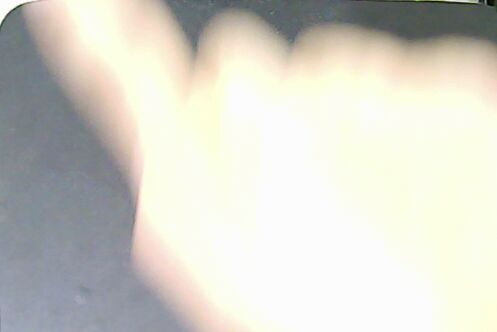
#> input picture tradition/hand/images/04.jpg, 497 x 332 px, found by its file name
$ python contour_detect2.py   (older library calls are emulated)
#> lines starting #> are read from the running program, lines starting #| are printed output that depends on the picture; after the words box and inside, x2 and y2 are one past the last pixel; in counts of white or black regions, pixels touching at a corner belong together
#> in find_contour, rgb_img is the input picture: shape (332, 497, 3); mean B, G, R 201.7, 210.4, 211.8
import os
import cv2
import numpy as np
import os
import shutil
import time
import random
import math
import functools

def _find_minrect(img, image_name, output_dir=None, debug_type=0, thresh_x = 120, morphology = False, channel='all', overlapthresh=.3):
    # param@debug_type:0,not debug; 1,store bbox file; 2,store middle caculate file; 3,show window
#> called with image_name = '04.jpg', output_dir = 'tradition/edge/images/contour', debug_type = 2, thresh_x = 120, morphology = False, channel = 'all', overlapthresh = 0.7
    source = img.copy()

    # step1: blur image
    max_area = source.shape[0] * source.shape[1]
#> max_area = 165004
    # Apply gaussian blur to the grayscale image
    # blur = cv2.pyrMeanShiftFiltering(source, 31, 91)
    sharpen = source
    # blur = cv2.pyrMeanShiftFiltering(source, 21, 51)
    # kernel_sharpen = np.array([[-1,-1,-1,-1,-1],
    #                            [-1,2,2,2,-1],
    #                            [-1,2,8,2,-1],
    #                            [-2,2,2,2,-1],
    #                            [-1,-1,-1,-1,-1]])/8.0
    # kernel_sharpen = np.array([[-1, -1, -1], [-1, 9, -1], [-1, -1, -1]])
    # sharpen = cv2.filter2D(sharpen, -1, kernel_sharpen)
    if channel == 'all':
        sharpen = cv2.cvtColor(sharpen, cv2.COLOR_BGR2GRAY)
    else:
        b, g, r = cv2.split(sharpen)
        if channel == 'b':
            sharpen = b
        elif channel == 'g':
            sharpen = g
        elif channel == 'r':
            sharpen = r
        else:
            sharpen = cv2.cvtColor(sharpen, cv2.COLOR_BGR2GRAY)


    # [5 lines of commented-out code are left out]
    if debug_type>1:
        sharpen_path = os.path.join(output_dir, channel+'_'+'sharpen_'+image_name)
        cv2.imwrite(sharpen_path, sharpen)

    # step2: sobel caculate edges
    # kernel = cv2.getStructuringElement(cv2.MORPH_RECT, (3, 3))
    x = cv2.Sobel(sharpen, cv2.CV_64F, 1, 0, ksize=-1)
    y = cv2.Sobel(sharpen, cv2.CV_64F, 0, 1, ksize=-1)
    edges = cv2.subtract(x, y)
    edges = cv2.convertScaleAbs(edges)
    # [13 lines of commented-out code are left out]
    if debug_type>1:
        edges_path = os.path.join(output_dir, channel+'_'+'edges_'+image_name)
        cv2.imwrite(edges_path, edges)

    # step3: binary edges
    _, thresh1 = cv2.threshold(edges, thresh_x, 255, cv2.THRESH_BINARY)
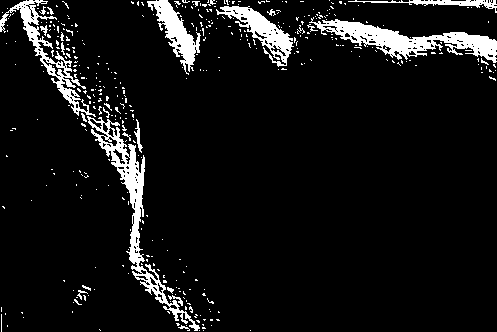
#> thresh1: shape (332, 497); 7.8% white; 396 white regions (370 under 20 px)
    thresh2 = thresh1
    # kernel = cv2.getStructuringElement(cv2.MORPH_RECT, (3, 3))
    # thresh2 = cv2.erode(thresh2, kernel)
    if morphology:
        kernel = cv2.getStructuringElement(cv2.MORPH_RECT, (3, 3))
        thresh2 = cv2.morphologyEx(thresh2, cv2.MORPH_CLOSE, kernel)
    # [9 lines of commented-out code are left out]
    if debug_type>1:
        thresh1_path = os.path.join(output_dir, channel+'_'+'thresh1_'+image_name)
        cv2.imwrite(thresh1_path, thresh1)
        if morphology:
            thresh2_path = os.path.join(output_dir, channel+'_'+'thresh2_' + image_name)
            cv2.imwrite(thresh2_path, thresh2)

    # Find the edges
    # edges = cv2.Canny(gray,x1,x2)
    # edges = gray

    # step4: Detect contours
    _, contours, _ = cv2.findContours(thresh2, cv2.RETR_LIST, cv2.CHAIN_APPROX_SIMPLE)
#> contours = 566 contours, 532 with area under 20; largest, box (x1, y1, x2, y2) and area: (309, 17, 497, 63) 2869, (87, 116, 200, 331) 2839, (0, 0, 96, 117) 1472, (216, 6, 294, 67) 1428, (147, 0, 201, 75) 1236
    print('find contours: {}'.format(len(contours)))
#| find contours: 566
    # print('first contour: {}'.format(contours[0]))

    # step5: contour filter with area
    area_to_contour = {}
    for cnt in contours:
        cnt = cv2.convexHull(cnt, returnPoints=True)
        leftmost = cnt[cnt[:, :, 0].argmin()][0][0]
        rightmost = cnt[cnt[:, :, 0].argmax()][0][0]
        topmost = cnt[cnt[:, :, 1].argmin()][0][1]
        bottommost = cnt[cnt[:, :, 1].argmax()][0][1]

        # print('%d,%d,%d,%d' %(leftmost,rightmost,topmost,bottommost))
        # return
        area = (bottommost-topmost) * (rightmost-leftmost)
        if area < max_area/100: # 去除面积过小的物体
            continue
        # if area > max_area*.9: # 去除面积过大的物体
        #     continue
        area_to_contour[area] = cnt
#> this loop made 566 passes
#> (leftmost, rightmost, topmost, bottommost, area) on passes 8, 30, 35: (178, 189, 325, 330, 55), (169, 177, 304, 309, 40), (74, 81, 299, 304, 35)
#> after the loop, area_to_contour = 6 items
        # print(tuple(cnt[cnt[:, :, 0].argmin()][0]))
        # print(tuple(cnt[cnt[:, :, 0].argmax()][0]))

    # step6: caculate bounding box and draw contours
    drawing_contours = np.zeros(source.shape, np.uint8)
    areas = sorted(area_to_contour, reverse=True)
#> areas = [23968, 11020, 8415, 4620, 3922, 1776]
    index = 0
    min_rectes = []
    for area in areas:
        index += 1
        # if index > top_n:
        #     break
        cnt = area_to_contour[area]
        color = np.random.randint(0, 255, (3)).tolist()  # Select a random color
        if debug_type > 1:
            cv2.drawContours(drawing_contours, [cnt], 0, color, 1)
        min_rect = cv2.minAreaRect(cnt)
        min_rectes.append(min_rect)
#> this loop made 6 passes
#> (area, color, min_rect) on passes 1 to 6: (23968, [172, 47, 117], ((140.9, 223.4), (46.82, 237.5), -17.93)), (11020, [192, 67, 251], ((59.6, 55.51), (54.93, 137.1), -42.41)), (8415, [195, 103, 9], ((402.4, 42.57), (33.58, 190), -84.16)), (4620, [211, 21, 242], ((258.1, 28.84), (31.71, 89.56), -48.89)), (3922, [36, 87, 70], ((179.2, 30.56), (31.54, 83.71), -30.58)), (1776, [216, 88, 140], ((422.4, 0.571), (11.97, 148.4), -85.72))
#> after the loop, index = 6; min_rectes = [((140.9, 223.4), (46.82, 237.5), -17.93), ((59.6, 55.51), (54.93, 137.1), -42.41), ((402.4, 42.57), (33.58, 190), -84.16), ((258.1, 28.84), (31.71, 89.56), -48.89), ((179.2, 30.56), (31.54, 83.71), -30.58), ((422.4, 0.571), (11.97, 148.4), -85.72)]
        # if debug_type > 1:
        #     drawing_contours = cv2.rectangle(drawing_contours, (x, y), (x + w, y + h), (0, 255, 0), 2)

    if debug_type>1:
        contours_path = os.path.join(output_dir, channel+'_'+'contours_'+image_name)
        cv2.imwrite(contours_path, drawing_contours)

    # step7: nms min rect
    # min_rectes = _non_max_suppression_minrect(min_rectes, .3)
    if debug_type > 1 and len(min_rectes) > 0:
        minrect = np.copy(source)
        for min_rect in min_rectes:
            points = cv2.boxPoints(min_rect)
            points = np.int0(points)
            minrect = cv2.drawContours(minrect,[points],0,(0, 0, 255),1)
#> this loop made 6 passes
#> (min_rect, points) on passes 1 to 6: (((140.9, 223.4), (46.82, 237.5), -17.93), [[155, 343], [82, 117], [126, 103], [199, 329]]), (((59.6, 55.51), (54.93, 137.1), -42.41), [[85, 124], [-6, 23], [33, -13], [126, 87]]), (((402.4, 42.57), (33.58, 190), -84.16), [[495, 68], [306, 49], [309, 16], [498, 35]]), (((258.1, 28.84), (31.71, 89.56), -48.89), [[281, 70], [213, 11], [234, -12], [302, 46]]), (((179.2, 30.56), (31.54, 83.71), -30.58), [[186, 74], [144, 2], [171, -13], [214, 58]]), (((422.4, 0.571), (11.97, 148.4), -85.72), [[495, 12], [348, 0], [348, -10], [496, 0]])
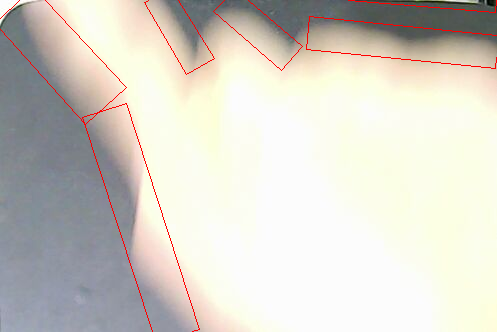
#> minrect: shape (332, 497, 3); mean B, G, R 200.1, 208.8, 212.6
        minrect_path = os.path.join(output_dir, channel+'_'+'minrect_'+image_name)
        cv2.imwrite(minrect_path, minrect)


    if debug_type>2:
        cv2.imshow(channel+'_'+'input', sharpen)
        cv2.imshow(channel+'_'+'edges', edges)
        cv2.imshow(channel+'_'+'thresh1', thresh1)
        if morphology:
            cv2.imshow(channel+'_'+'thresh2', thresh2)
        cv2.imshow(channel+'_'+'drawing_contours', drawing_contours)

    return min_rectes


class Point(object):
    def __init__(self, x, y):
        self.x = x
        self.y = y

    def __str__(self):
        return '[{},{}]'.format(self.x,self.y)


def cmp(a, b, c):
    if a.x-c.x >= 0 and b.x-c.x < 0:
        return -1
    if a.x-c.x == 0 and b.x-c.x == 0:
        # return a.y > b.y
        if a.y > b.y:
            return -1
        elif a.y < b.y:
            return 1
        return 0
    det = (a.x - c.x) * (b.y - c.y) - (b.x - c.x) * (a.y - c.y)
    if det < 0:
        return 1
    if det > 0:
        return -1
    d1 = (a.x - c.x) * (a.x - c.x) + (a.y - c.y) * (a.y - c.y)
    d2 = (b.x - c.x) * (b.x - c.x) + (b.y - c.y) * (b.y - c.y)
    # return d1 > d2
    if d1 > d2:
        return -1
    elif d1 < d2:
        return 1
    return 0

def _rotated_rectangle_intersection_area(s_rect,m_rect,debug=False):
    r1 = cv2.rotatedRectangleIntersection(s_rect, m_rect)
    if r1[0] == 0:
        return 0, None
    elif r1[0] == 2:
        return s_rect[1][0]*s_rect[1][1], None

    x = 0
    y = 0
    p = []
    len_p = r1[1].shape[0]
    for i in range(len_p):
        p.append(Point(r1[1][i][0][0], r1[1][i][0][1]))
        x += r1[1][i][0][0]
        y += r1[1][i][0][1]

    c = Point(x / len_p, y / len_p)

    if debug:
        print('source:{}'.format(''.join(map(str,p))))

    pp = sorted(p, key=functools.cmp_to_key(lambda x, y: cmp(x, y, c)))
    if debug:
        print('sorted:{}'.format(''.join(map(str,pp))))
    r = np.full((len_p, 2), 0.0, dtype='float32')
    for i in range(len(pp)):
        r[i][0] = pp[i].x
        r[i][1] = pp[i].y
    r2 = cv2.contourArea(r)
    return (r2,r)

def _non_max_suppression_minrect(min_rectes, overlapThresh, debug = False, source_image=None, output_dir=None):
    # if there are no boxes, return an empty list
    if len(min_rectes) == 0:
        return []


    # initialize the list of picked indexes
    pick = []

    # compute the area of the bounding boxes and sort the bounding
    # boxes by the bottom-right y-coordinate of the bounding box
    area_list = []
    for min_rect in min_rectes:
        area_list.append(min_rect[1][0]*min_rect[1][1])

    area = np.asarray(area_list)
    idxs = np.argsort(area)

    # keep looping while some indexes still remain in the indexes
    # list
    while len(idxs) > 0:
        # grab the last index in the indexes list and add the
        # index value to the list of picked indexes
        last = len(idxs) - 1
        i = idxs[last]
        pick.append(i)
        if debug:
            print('main:index:%d, center:%d,%d;w*h:%d,%d;theta:%d' % ( i,
                min_rectes[i][0][0], min_rectes[i][0][1], min_rectes[i][1][0], min_rectes[i][1][1], min_rectes[i][2]))

        need_del = []
        for index in range(last):
            j = idxs[index]
            # print(j, min_rectes[j])
            intersection_area, intersection = _rotated_rectangle_intersection_area(min_rectes[j],min_rectes[i])

            # compute the ratio of overlap
            overlap = intersection_area / area[j]
            if debug:
                print('%d,%d,%.2f' %(j,i,overlap))
            if overlap > overlapThresh:
                need_del.append(index)
            elif debug:
                print('comp:index:%d, center:%d,%d;w*h:%d,%d;theta:%d' % (j,
                                                                     min_rectes[j][0][0], min_rectes[j][0][1],
                                                                     min_rectes[j][1][0], min_rectes[j][1][1],
                                                                     min_rectes[j][2]))
                drawing_contours = np.zeros(source_image.shape, np.uint8)
                points = cv2.boxPoints(min_rectes[j])
                points = np.int0(points)
                color = np.random.randint(0, 255, (3)).tolist()  # Select a random color
                cv2.drawContours(drawing_contours, [points], 0, color, 1)
                points = cv2.boxPoints(min_rectes[i])
                points = np.int0(points)
                color = np.random.randint(0, 255, (3)).tolist()  # Select a random color
                cv2.drawContours(drawing_contours, [points], 0, color, 1)
                if intersection is not None:
                    cv2.drawContours(drawing_contours, [np.asarray(intersection,np.int)], 0, color, 1)
                output_path = os.path.join(output_dir, 'intersection_%d_%d.jpg' % (j, i))
                cv2.imwrite(output_path, drawing_contours)

        # delete all indexes from the index list that have
        idxs = np.delete(idxs, np.concatenate(([last],np.asarray(need_del))))

    if debug:
        print(pick)
    # return only the bounding boxes that were picked using the
    # integer data type
    ret_min_rectes = []
    for index in pick:
        ret_min_rectes.append(min_rectes[index])
    return ret_min_rectes

def find_contour(rgb_path, depth_path, table_z,output_dir=None, debug_type=1, thresh_x = 120, morphology = False, overlapthresh=.3):
    image_dir, image_name = os.path.split(rgb_path)
    if output_dir is None:
        output_dir = image_dir
    if not os.path.isdir(output_dir):
        os.mkdir(output_dir)

    # step0: read image
    rgb_img = cv2.imread(rgb_path)

    all_minrectes = _find_minrect(rgb_img, image_name, output_dir, debug_type=debug_type, thresh_x=thresh_x, morphology=morphology, channel='all', overlapthresh=overlapthresh)
#> all_minrectes has the same summary as min_rectes in _find_minrect
    r_minrectes = _find_minrect(rgb_img, image_name, output_dir, debug_type=debug_type, thresh_x=thresh_x, morphology=morphology, channel='r', overlapthresh=overlapthresh)
#> in _find_minrect (call 2), `_, thresh1 = cv2.threshold(edges, thresh_x, 255, cv2.THRESH_BINARY)`: thresh1: shape (332, 497); 9.9% white; 303 white regions (284 under 20 px)
#> in _find_minrect (call 2), `_, contours, _ = cv2.findContours(thresh2, cv2.RETR_LIST, cv2.CHAIN_AP..`: contours = 557 contours, 513 with area under 20; largest, box (x1, y1, x2, y2) and area: (0, 0, 215, 332) 8423, (310, 14, 497, 69) 3253, (216, 1, 296, 66) 1691, (146, 0, 201, 80) 1484, (70, 62, 100, 117) 538
#| find contours: 557
#> the loop in _find_minrect (call 2), `for cnt in contours:` made 557 passes
#> (leftmost, rightmost, topmost, bottommost, area) on passes 10, 11, 22: (194, 201, 320, 328, 56), (186, 191, 318, 327, 45), (186, 191, 306, 315, 45)
#> the loop in _find_minrect (call 2), `for area in areas:` made 5 passes
#> area on passes 1 to 5: 70834, 10044, 5056, 4266, 1937
#> the loop in _find_minrect (call 2), `for min_rect in min_rectes:` made 5 passes
#> min_rect on passes 1 to 5: ((111.8, 167.3), (66.78, 380), -28.43), ((402.6, 43.26), (39.37, 189.5), -83.7), ((257.4, 29.94), (32.6, 91.4), -53.13), ((179.1, 32.99), (34.71, 89), -31.1), ((422, 0.959), (12.89, 149.5), -85.69)
#> after the loop in _find_minrect (call 2), `for min_rect in min_rectes:`: minrect: shape (332, 497, 3); mean B, G, R 200.1, 208.8, 212.6
    g_minrectes = _find_minrect(rgb_img, image_name, output_dir, debug_type=debug_type, thresh_x=thresh_x, morphology=morphology, channel='g', overlapthresh=overlapthresh)
#> in _find_minrect (call 3), `_, thresh1 = cv2.threshold(edges, thresh_x, 255, cv2.THRESH_BINARY)`: thresh1: shape (332, 497); 8% white; 500 white regions (467 under 20 px), largest, box (x1, y1, x2, y2) and area: (309, 17, 497, 64) 2814, (91, 77, 147, 272) 2386, (216, 6, 294, 60) 1340
#| find contours: 666
#> after the loop in _find_minrect (call 3), `for min_rect in min_rectes:`: minrect: shape (332, 497, 3); mean B, G, R 200.1, 208.8, 212.6
    b_minrectes = _find_minrect(rgb_img, image_name, output_dir, debug_type=debug_type, thresh_x=thresh_x, morphology=morphology, channel='b', overlapthresh=overlapthresh)
#> call 4 of _find_minrect, with image_name = '04.jpg', output_dir = 'tradition/edge/images/contour', debug_type = 2, thresh_x = 120, morphology = False, channel = 'b', overlapthresh = 0.7
#> in _find_minrect (call 4), `_, thresh1 = cv2.threshold(edges, thresh_x, 255, cv2.THRESH_BINARY)`: thresh1: shape (332, 497); 6.2% white; 736 white regions (690 under 20 px), largest, box (x1, y1, x2, y2) and area: (342, 21, 497, 63) 1907, (216, 0, 296, 67) 1111, (114, 128, 145, 256) 1049
#| find contours: 850
#> the loop in _find_minrect (call 4), `for cnt in contours:` made 850 passes
#> cnt on passes 1 to 3: [[255, 330]], [[250, 330]], [[233, 329], [233, 330], [236, 330], [235, 329]]
#> the loop in _find_minrect (call 4), `for area in areas:` made 5 passes
#> area on passes 1 to 5: 6314, 5214, 3810, 2816, 1924
#> after the loop in _find_minrect (call 4), `for area in areas:`:
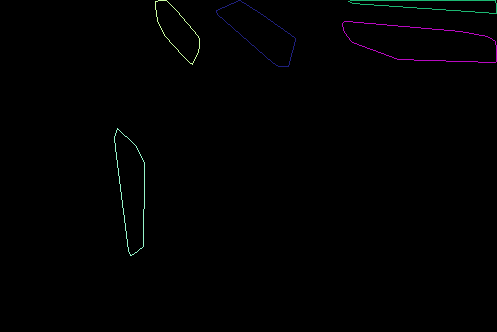
#> drawing_contours: shape (332, 497, 3); mean of channels 0, 1, 2 1.2, 1, 0.9; drawn as B, G, R
#> the loop in _find_minrect (call 4), `for min_rect in min_rectes:` made 5 passes
#> min_rect on passes 1 to 5: ((418.9, 44.1), (33.36, 156.7), -84.94), ((257, 31.02), (33.12, 91.13), -54.64), ((134, 190.2), (27.04, 127.6), -7.29), ((176.4, 30.02), (25.19, 71.99), -40.24), ((422.4, 1.42), (12.9, 148.5), -86.03)
#> pass 1, in _find_minrect (call 4), `minrect = cv2.drawContours(minrect,[points],0,(0, 0, 255),1)`:
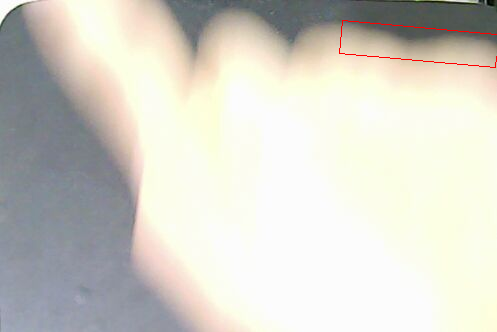
#> minrect: shape (332, 497, 3); 0.22% of pixels changed, all inside (x1, y1, x2, y2) = (339, 20, 497, 68)
#> after the loop in _find_minrect (call 4), `for min_rect in min_rectes:`:
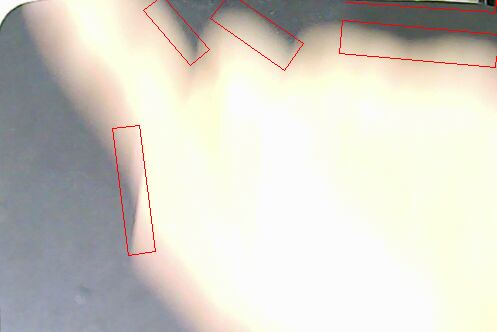
#> minrect: shape (332, 497, 3); mean B, G, R 200.7, 209.3, 212.4

    if debug_type > 1:
        print('{},{},{},{}'.format(len(all_minrectes),len(r_minrectes),len(g_minrectes),len(b_minrectes)))
#| 6,5,6,5

    concate_minrectes = []
    concate_minrectes.extend(all_minrectes)
    concate_minrectes.extend(r_minrectes)
    concate_minrectes.extend(g_minrectes)
    concate_minrectes.extend(b_minrectes)
    if debug_type > 1 and len(concate_minrectes)>0:
        drawing_contours = np.zeros(rgb_img.shape, np.uint8)
        for minrect in concate_minrectes:
            points = cv2.boxPoints(minrect)
            points = np.int0(points)
            color = np.random.randint(0, 255, (3)).tolist()  # Select a random color
            cv2.drawContours(drawing_contours, [points], 0, color, 1)
#> this loop made 22 passes
#> minrect on passes 1 to 12: ((140.9, 223.4), (46.82, 237.5), -17.93), ((59.6, 55.51), (54.93, 137.1), -42.41), ((402.4, 42.57), (33.58, 190), -84.16), ((258.1, 28.84), (31.71, 89.56), -48.89), ((179.2, 30.56), (31.54, 83.71), -30.58), ((422.4, 0.571), (11.97, 148.4), -85.72), ((111.8, 167.3), (66.78, 380), -28.43), ((402.6, 43.26), (39.37, 189.5), -83.7), ((257.4, 29.94), (32.6, 91.4), -53.13), ((179.1, 32.99), (34.71, 89), -31.1), ((422, 0.959), (12.89, 149.5), -85.69), ((128.6, 173.8), (48.2, 194.5), -16.28)
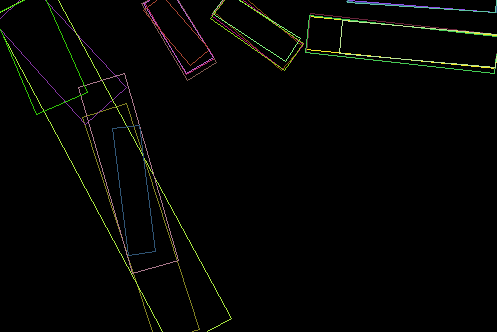
#> drawing_contours: shape (332, 497, 3); mean of channels 0, 1, 2 2.8, 4.3, 3.9; drawn as B, G, R
        output_path = os.path.join(output_dir, '_contour_' + image_name)
        cv2.imwrite(output_path, drawing_contours)

    suppression_minrectes = _non_max_suppression_minrect(concate_minrectes, overlapthresh, debug=(debug_type>1),source_image=rgb_img, output_dir=output_dir)
#> the loop in _non_max_suppression_minrect, `for min_rect in min_rectes:` made 22 passes
#> the loop in _non_max_suppression_minrect, `while len(idxs) > 0:` made 5 passes
#> (printed output is left out)
#> pass 1, in _non_max_suppression_minrect, `cv2.imwrite(output_path, drawing_contours)`:
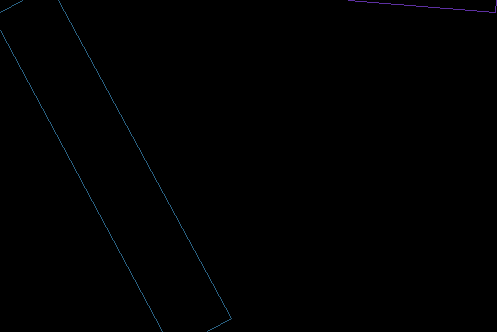
#> saved as intersection_16_6.jpg: shape (332, 497, 3); mean B, G, R 0.7, 0.4, 0.3
#| [6, 7, 9, 18, 10]
#> the loop in _non_max_suppression_minrect, `for index in pick:` made 5 passes
#> index on passes 1 to 5: 6, 7, 9, 18, 10
    ret_minrectes = []
    ret_boxes = []
    ret_z = []
    for minrect in suppression_minrectes:
        ret_z.append(table_z) # FIXME
        if minrect[1][0]>minrect[1][1]:
            ret_minrectes.append(((minrect[0][0],minrect[0][1]),(minrect[1][1],minrect[1][0]),90 + minrect[2]))
        else:
            ret_minrectes.append(minrect)
#> this loop made 5 passes
    for minrect in ret_minrectes:
        points = cv2.boxPoints(minrect)
        x, y, w, h = cv2.boundingRect(points)
        ret_boxes.append([x,y,x+w,y+h])

    if debug_type > 0 and len(ret_minrectes)>0:
        output = rgb_img
        index = 0
        for minrect in ret_minrectes:
            points = cv2.boxPoints(minrect)
            points = np.int0(points)
            cv2.drawContours(output, [points], 0, (255, 0, 0), 1)
            r = 3
            thickness = 2
            cv2.line(output, (int(minrect[0][0]) - r, int(minrect[0][1]) - r),
                     (int(minrect[0][0]) + r, int(minrect[0][1]) + r), (0, 0, 255), thickness)
            cv2.line(output, (int(minrect[0][0]) - r, int(minrect[0][1]) + r),
                     (int(minrect[0][0]) + r, int(minrect[0][1]) - r), (0, 0, 255), thickness)
            font = cv2.FONT_HERSHEY_SIMPLEX

            index += 1
            cv2.putText(output, '%d,%d,%.2f' % (minrect[0][0],minrect[0][1],minrect[2]), (0, 12*index), font, 0.4, (255, 255, 255), 1)
        output_path = os.path.join(output_dir, '_output_'+image_name)
        cv2.imwrite(output_path, output)

    # scores = np.ones((len(concate_minrectes)))
    return ret_minrectes, ret_z, ret_boxes


def _inner_find_one(rgb_path, depth_path, table_z, output_dir, debug_type=2):
    time0 = time.time()
    min_rectes, z, boxes= find_contour(rgb_path, depth_path, table_z,output_dir=output_dir, debug_type=debug_type, overlapthresh=.7)
    # _,boxes,_ = find_contour(image_path, output_dir=output_dir,debug_type=1)
    time1 = time.time()
    print('%s:%.2f, %d' % (rgb_path, time1 - time0, len(min_rectes)))
#| tradition/edge/images/04.jpg:1.04, 5
    index = 0
    for min_rect in min_rectes:
        print('center: %d,%d; w*h:%d,%d; theta:%d; z:%d, boxes: x1:%d, y1:%d, x2:%d, y2:%d' %(min_rect[0][0],min_rect[0][1],min_rect[1][0],min_rect[1][1],min_rect[2], z[index], boxes[index][0], boxes[index][1], boxes[index][2], boxes[index][3]))
        index += 1
#> this loop made 5 passes
#| center: 111,167; w*h:66,379; theta:-28; z:50, boxes: x1:-9, y1:-16, x2:232, y2:351
#| center: 402,43; w*h:39,189; theta:-83; z:50, boxes: x1:306, y1:13, x2:499, y2:74
#| center: 179,32; w*h:34,88; theta:-31; z:50, boxes: x1:141, y1:-15, x2:217, y2:81
#| center: 256,31; w*h:33,91; theta:-54; z:50, boxes: x1:210, y1:-9, x2:304, y2:71
#| center: 421,0; w*h:12,149; theta:-85; z:50, boxes: x1:346, y1:-12, x2:497, y2:13

if __name__ == "__main__":
    # Enter the input image file
    base_dir, _ = os.path.split(os.path.realpath(__file__))
    image_dir = os.path.join(base_dir,'images')
    # image_path = os.path.join(image_dir, "7_1.jpg")
    output_dir = os.path.join(image_dir, 'contour')
    if os.path.isdir(output_dir):
        for image in os.listdir(output_dir):
            tmp_path = os.path.join(output_dir, image)
            if os.path.splitext(tmp_path)[-1] == '.jpg':
                os.remove(tmp_path)

    # for test
    image_path = os.path.join(image_dir, "04.jpg")
    _inner_find_one(image_path, '', 50,output_dir,  debug_type=2)
    # [17 lines of commented-out code are left out]

    if cv2.waitKey(0) == 27:
#> (key Esc is pressed here)
        cv2.destroyAllWindows()
